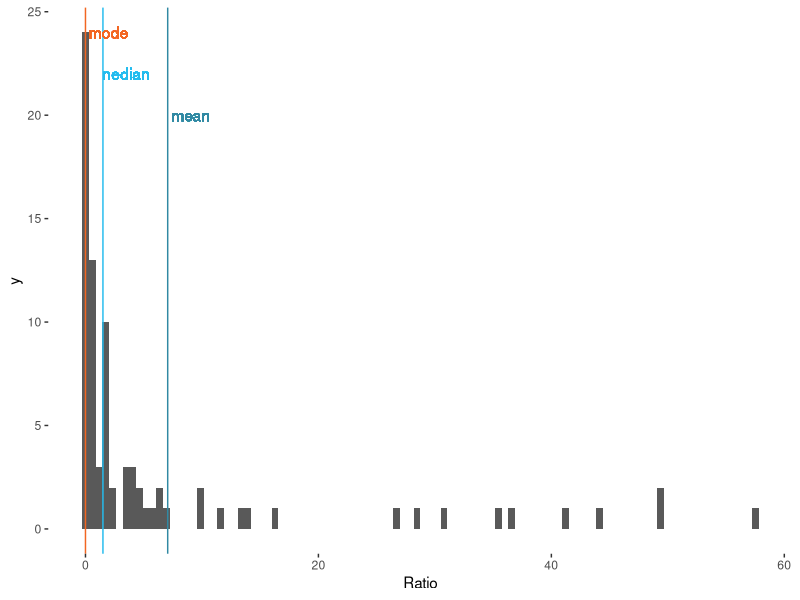

The R source for this figure:
## ---- chunk 1
library(tidyverse)
library(tidyr)

df <- read.csv("data/share-of-the-population-living-in-extreme-poverty.csv")
df <- df %>% filter(Year == '2015') %>% rename("Ratio" = "Poverty.headcount.ratio.at..1.90.a.day..2011.PPP.....of.population.")

## ---- chunk 2

df

## ---- chunk 3

mean <- round(mean(df$Ratio), digits = 2)
median <- median(df$Ratio)
mode <- df %>% count(Ratio) %>% arrange(n) %>% tail(1) %>% select(Ratio)
mode <- as.numeric(mode)

print(paste0("mean: ",mean))
print(paste0("mean: ",median))
print(paste0("mode: ",mode))

## ---- chunk 4

# "ARIMA"="#3189a3", "ETS"="#24bbed", "EIU"="#f26622")

ggplot(df, aes(Ratio)) +
  geom_histogram(bins = 100)+ 
  geom_vline(xintercept = mean, color = "#3189a3")+ 
  geom_text(aes( x=mean+2, y=20, label="mean"), color = "#3189a3") +
  geom_vline(xintercept = median, color = "#24bbed") +
  geom_text(aes( x=median+2, y=22, label="nedian"), color = "#24bbed") +
  geom_vline(xintercept = mode, color = "#f26622") + 
  geom_text(aes( x=mode+2, y=24, label="mode"), color = "#f26622") +
  theme(panel.grid = element_blank(), 
        #axis.ticks = element_blank(), 
        #axis.text.x=element_blank(), 
        #panel.border = element_blank(),
        strip.background = element_blank(),
        panel.background = element_blank()
        #axis.title.x=element_blank(),
        #axis.title.y=element_blank()
  ) 

